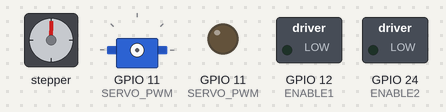
Simulated run of this program. Board: Raspberry Pi (BCM pin numbers). Parts: stepper motor, servo, switched loads named in the program (green lamp = pin HIGH), output pins drawn as LEDs (lit = HIGH). The stepper is drawn at 200 steps a turn; servo angles are drawn from the pulse width (0.5 ms = 0°, 2.5 ms = 180°); pins used as bus, display or sensor lines are not drawn. At 6.1 s the program stops and its outputs stay as they are.

Above: at 0.15 s.
At 0.76 s:
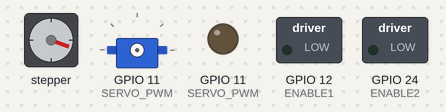
At 1.37 s:
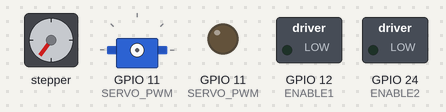
At 2.57 s:
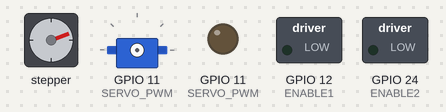
At 4.6 s:
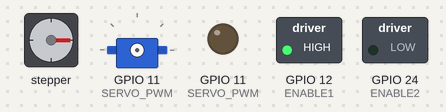
At 6.1 s:
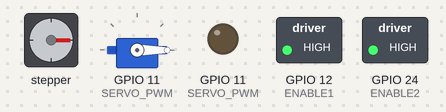
Timing chart, 0 to 7.6 s (numbered marks = the images above):
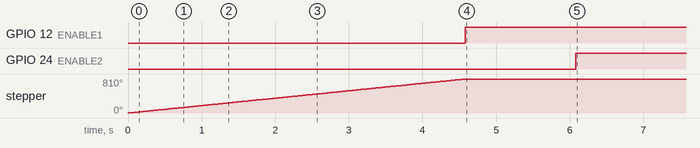

Measured:
- by itself, GPIO 12 (ENABLE1): LOW → HIGH at 4.6 s
- by itself, GPIO 24 (ENABLE2): LOW → HIGH at 6.1 s
- by itself, stepper: turns 810° clockwise in 4.6 s

The program:

disconnect_from_device.py
```python
from time import sleep
import pigpio

# Motor 1 (Original motor)
DIR1 = 20     # Direction GPIO Pin for motor 1
STEP1 = 21    # Step GPIO Pin for motor 1
ENABLE1 = 12  # Enable GPIO Pin for motor 1

# Motor 2 (New motor)
DIR2 = 22     # Direction GPIO Pin for motor 2
STEP2 = 23    # Step GPIO Pin for motor 2
ENABLE2 = 24  # Enable GPIO Pin for motor 2

SERVO_PWM = 11  # PWM GPIO Pin for the servo motor


# Connect to pigpiod daemon
pi = pigpio.pi()

# Set up pins as output for both motors
pi.set_mode(DIR1, pigpio.OUTPUT)
pi.set_mode(STEP1, pigpio.OUTPUT)
pi.set_mode(ENABLE1, pigpio.OUTPUT)

pi.set_mode(DIR2, pigpio.OUTPUT)
pi.set_mode(STEP2, pigpio.OUTPUT)
pi.set_mode(ENABLE2, pigpio.OUTPUT)

pi.set_mode(SERVO_PWM, pigpio.OUTPUT)  # Servo PWM pin setup


pi.set_PWM_frequency(STEP2, 500)  # 500 pulses per second for motor 2

# Function to move stepper motor
def move_stepper_actuator(steps, direction, dir_pin, step_pin, enable_pin):
    pi.write(dir_pin, direction)  # Set direction
    pi.write(enable_pin, 0)  # Enable the stepper motor driver (0 = enabled)
    for _ in range(steps):
        pi.write(step_pin, 1)
        sleep(0.005)  # Control speed by adjusting the sleep time
        pi.write(step_pin, 0)
        sleep(0.005)
    pi.write(enable_pin, 1)  # Disable the motor after movement (1 = disabled)

def move_stepper_pcb(steps, direction, dir_pin, step_pin, enable_pin):
    pi.write(dir_pin, direction)  # Set direction
    pi.write(enable_pin, 0)  # Enable the stepper motor driver (0 = enabled)
    for _ in range(steps):
        pi.write(step_pin, 1)
        sleep(0.0067)  # Control speed by adjusting the sleep time
        pi.write(step_pin, 0)
        sleep(0.0067)
    pi.write(enable_pin, 0)  # Disable the motor after movement (1 = disabled)

def move_servo(pulse_width):
    pi.set_servo_pulsewidth(SERVO_PWM, pulse_width)


try:
    # Move Motor 2 (new motor) by 1/8 rotation (25 steps at full step)
    for i in range(1):
        move_stepper_actuator(450, 1, DIR1, STEP1, ENABLE1)
        sleep(1)

        move_servo(500)  # Move servo to 1/4 of full range
        sleep(0.5)


except KeyboardInterrupt:
    print("\nCtrl-C pressed. Stopping PIGPIO and exiting...")
finally:
    pi.write(ENABLE2, 1)
    pi.set_PWM_dutycycle(STEP1, 0)  # PWM off for motor 1
    pi.set_PWM_dutycycle(STEP2, 0)  # PWM off for motor 2
    pi.stop()
  
```
